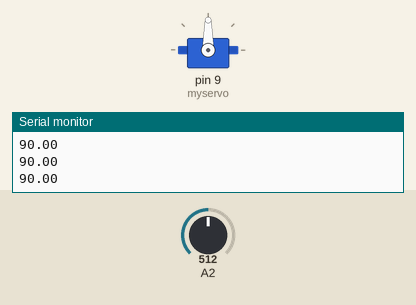
This sketch was run on a simulated Arduino Uno, built with avr-gcc and run on an emulated ATmega328P. On the bench: servo, the last lines printed to the serial monitor. Inputs (shaded band) come from the test bench; at power-on: A2 = 512.

Above: at 1.2 s.
1.3 s: A2 set to 716
At 2.5 s:
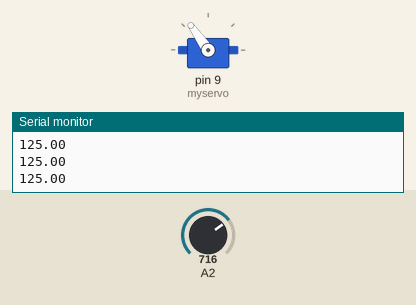
2.8 s: A2 set to 900
At 4.0 s:
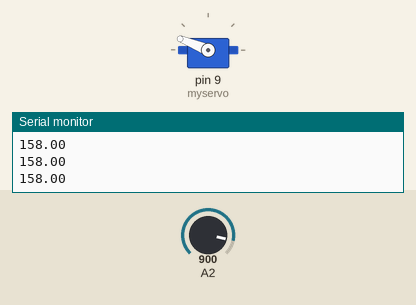
4.3 s: A2 set to 1023
At 5.1 s:
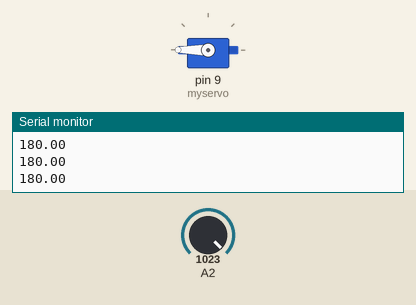
5.8 s: A2 set to 306
At 6.2 s:
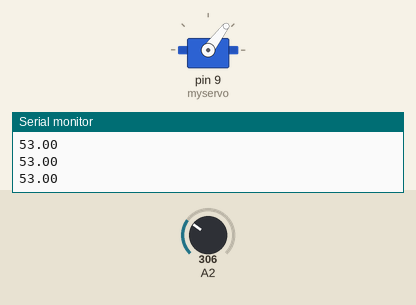
7.3 s: A2 set to 122
At 8.5 s:
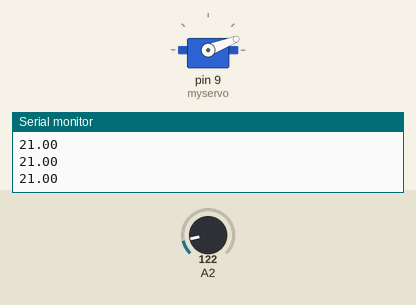
8.8 s: A2 set to 0
At 9.6 s:
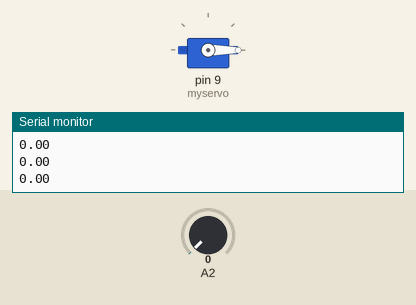
Timing chart, 0 to 11.3 s (numbered marks = the images above; inputs shaded):
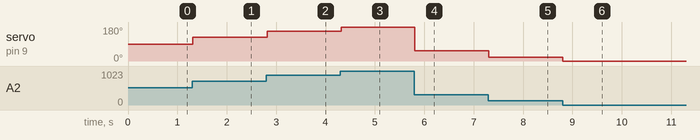

Measured:
- after the input at 1.3 s, servo on pin 9 (myservo): 90° → 125° at once
- after the input at 2.8 s, servo on pin 9 (myservo): 125° → 158° at once
- after the input at 4.3 s, servo on pin 9 (myservo): 158° → 180° at once
- after the input at 5.8 s, servo on pin 9 (myservo): 180° → 53° at once
- after the input at 7.3 s, servo on pin 9 (myservo): 53° → 21° at once
- after the input at 8.8 s, servo on pin 9 (myservo): 21° → 0° at once

The sketch:

potservo.ino
```cpp
#include <Servo.h>
int val,valpos;

Servo myservo;  // create servo object to control a servo
// twelve servo objects can be created on most boards

float pos = 0;    // variable to store the servo position

void setup() {
  pinMode(A2,INPUT);
  myservo.attach(9);
  Serial.begin(9600);// attaches the servo on pin 9 to the servo object
}

void loop() {
  val=analogRead(A2);
  pos=map(val,0,1023,0,180);
  Serial.println(pos);
  myservo.write(pos);


}
```
